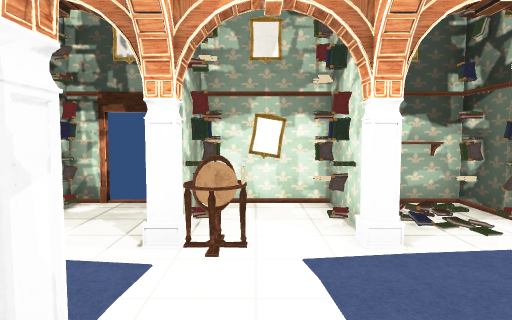
[1] (above)

13 first-person views from a walk through a 3-D level made in the Unity game engine. The camera is 1.5 m above the floor, tilts 4° down and sees 75° across. The floor is counted in squares, 1 m on a side. Each view is taken from the middle of a square. On the plan, view 1 faces up. The plan holds only what a view shows up to about 15 squares ahead; the rest is blank. Some surface patterns are stand-ins.

[2]
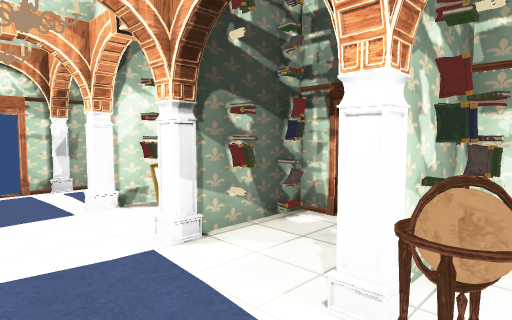

[3]
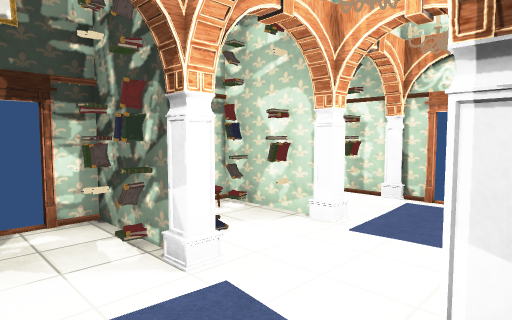

[4]
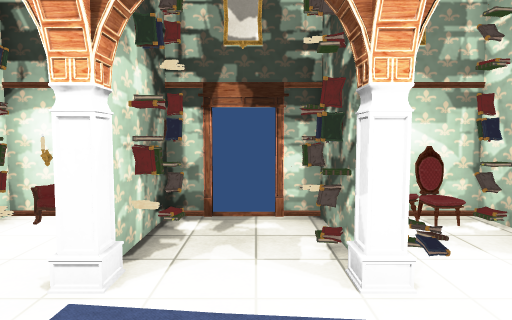

[5]
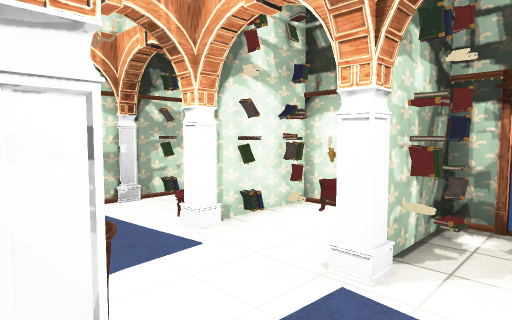

[6]
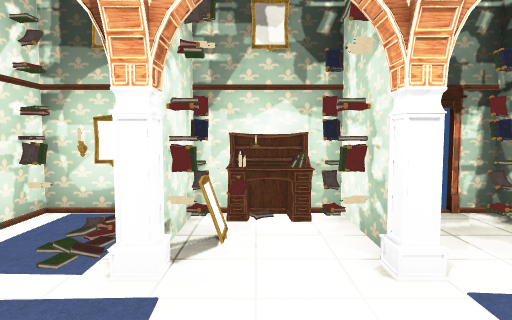

[7]
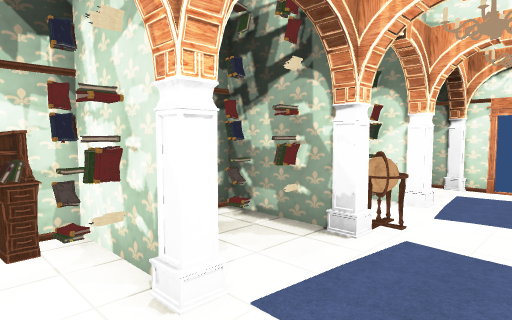

[8]
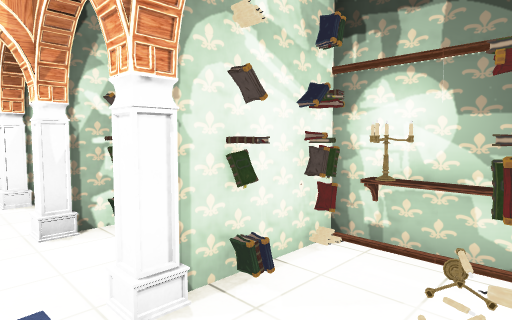

[9]
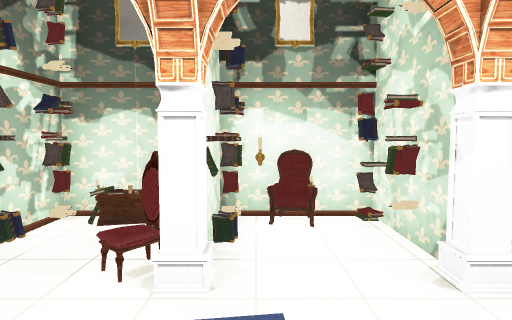

[10]
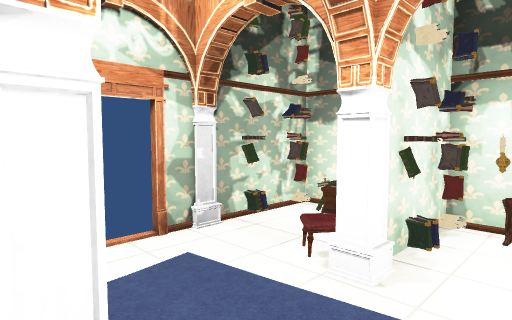

[11]
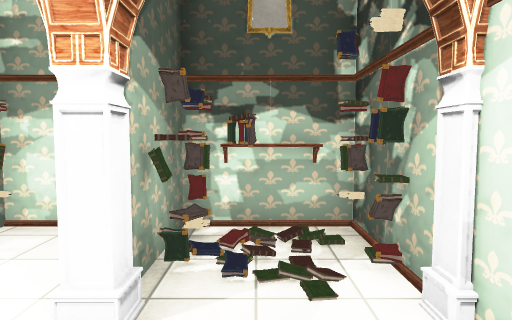

[12]
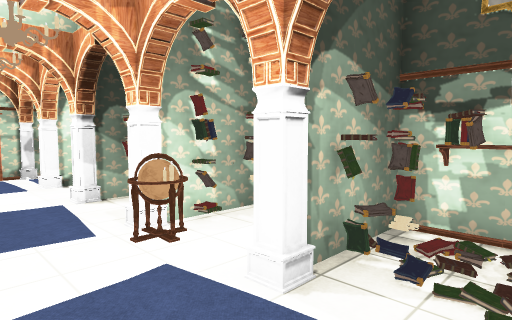

[13]
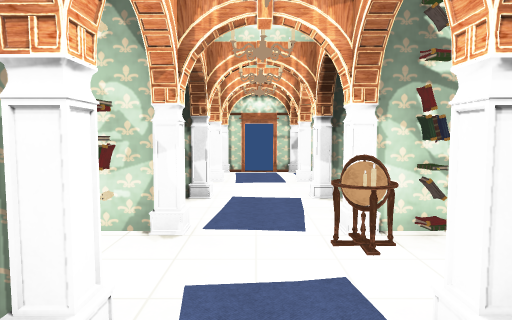

### Floor plan
Points are (right, up) in squares from view 1. A wall is a line through its corners. A room is listed if a view was taken in it or the views show most of it. See-through windows are left out.
Room 1 (views 1, 2, 3, 4, 5, 6, 7, 8, 9, 10, 11, 12, 13)
walls: (-4.4, 5) (-4.4, 5.5); (-1, 4.5) (-1.4, 4.5) (-1.4, 5.5); (-4.1, 5.5) (-4.1, 4.5) (-4.4, 4.5) (-4.4, 4.9); (-1.2, 5.5) (-1.2, 4.5); (-4.1, -0.4) (-4.1, -1.3) (-3.2, -1.3); (-4.4, 6.4) (-4.4, 7.6); (-1.2, -0.4) (-1.2, -1.4); (-2.2, -1.3) (-0.4, -1.3); (-3.3, 7.5) (-7.1, 7.5) (-7.1, 6.4); (-1.4, -1.4) (-1.4, -0.4); (-4.1, 7.6) (-4.1, 6.4); (-7.1, 5.5) (-7.1, 4.5) (-7.5, 4.5); (-7.1, -0.4) (-7.1, -1.4); (1.9, 5.5) (1.9, 4.5) (1.6, 4.5) (1.6, 5.5); (1.6, 6.4) (1.6, 7.6); (-7.3, -1.4) (-7.3, -0.4); (-7.6, -1.3) (-6.4, -1.3); (1.6, -1.4) (1.6, -0.4); (1.9, 7.6) (1.9, 6.4); (-10.2, 2.6) (-10.2, 1.5); (-10.2, 5.4) (-10.2, 3.6); (4.6, 3.6) (4.6, 5.5); (3.2, 7.5) (-2.3, 7.5); (4.6, 0.5) (4.6, 2.6)
low walls: (-1, 5) (-1, 4.5)
ways out: gap at (5, 4)
objects: bookshelf (-10, -1); bookshelf (-10, 1); bookshelf (-10, 7); other object (-10, 8); shelf (-9, -1); painting (-9, 8); bookshelf (-8, -1) to (-8, 0); rug (-8, 5); bookshelf (-8, 6) to (-8, 7); bookshelf (-7, 1); bookshelf (-7, 6); chair (-6, -1); other object (-6, 6); desk (-6, 7) to (-6, 8); chair (-5, -1); bookshelf (-5, 0) to (-5, 1); bookshelf (-5, 6) to (-5, 7); bookshelf (-4, 1); bookshelf (-4, 6); bookshelf (-2, 0); bookshelf (-2, 6) to (-2, 7); bookshelf (-1, 1); rug (-1, 4); bookshelf (-1, 7); armchair (0, -1); other object (0, 4); bookshelf (1, -1) to (1, 0); chair (1, 1); bookshelf (1, 6) to (1, 7); valve (2, 1); bookshelf (2, 6); other object (3, -1); books (3, 7); bookshelf (4, -1) to (4, 1); bookshelf (4, 6) to (5, 7); shelf (4, 7); other object (4, 8) to (5, 8); other object (5, -1) to (5, 0)

Where each view was taken, in squares from view 1:
view 1: 0 up, 0 right, facing up
view 2: 2 up, 0 right, facing up-left
view 3: 5 up, 2 left, facing down-left
view 4: 5 up, 3 left, facing down
view 5: 5 up, 3 left, facing down-right
view 6: 1 up, 6 left, facing up
view 7: 2 up, 6 left, facing up-right
view 8: 3 up, 10 left, facing down-right
view 9: 5 up, 1 right, facing down
view 10: 5 up, 0 right, facing down-right
view 11: 2 up, 3 right, facing up
view 12: 2 up, 4 right, facing up-left
view 13: 3 up, 4 right, facing left
